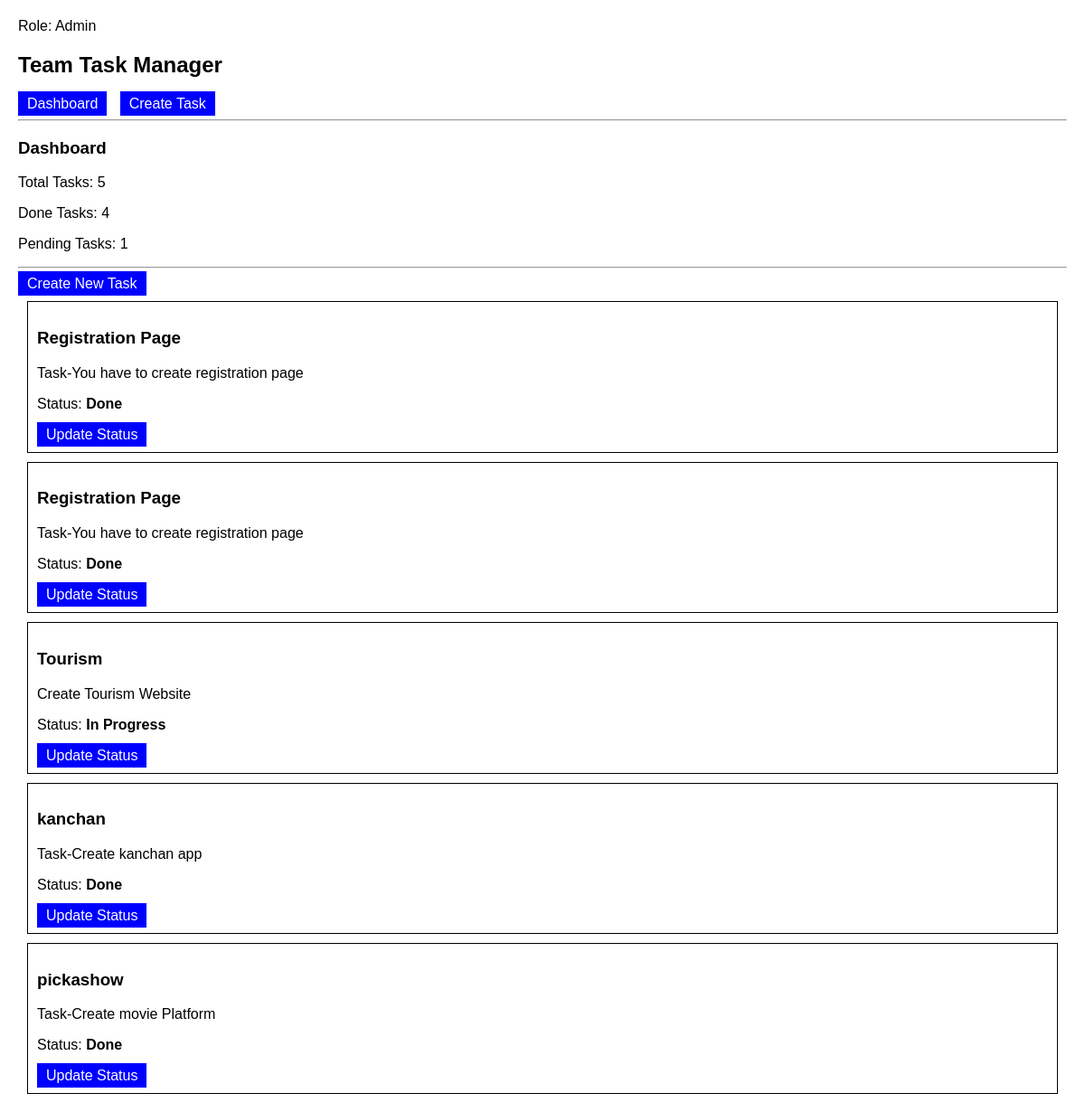
The app's page / (signed in), older data.
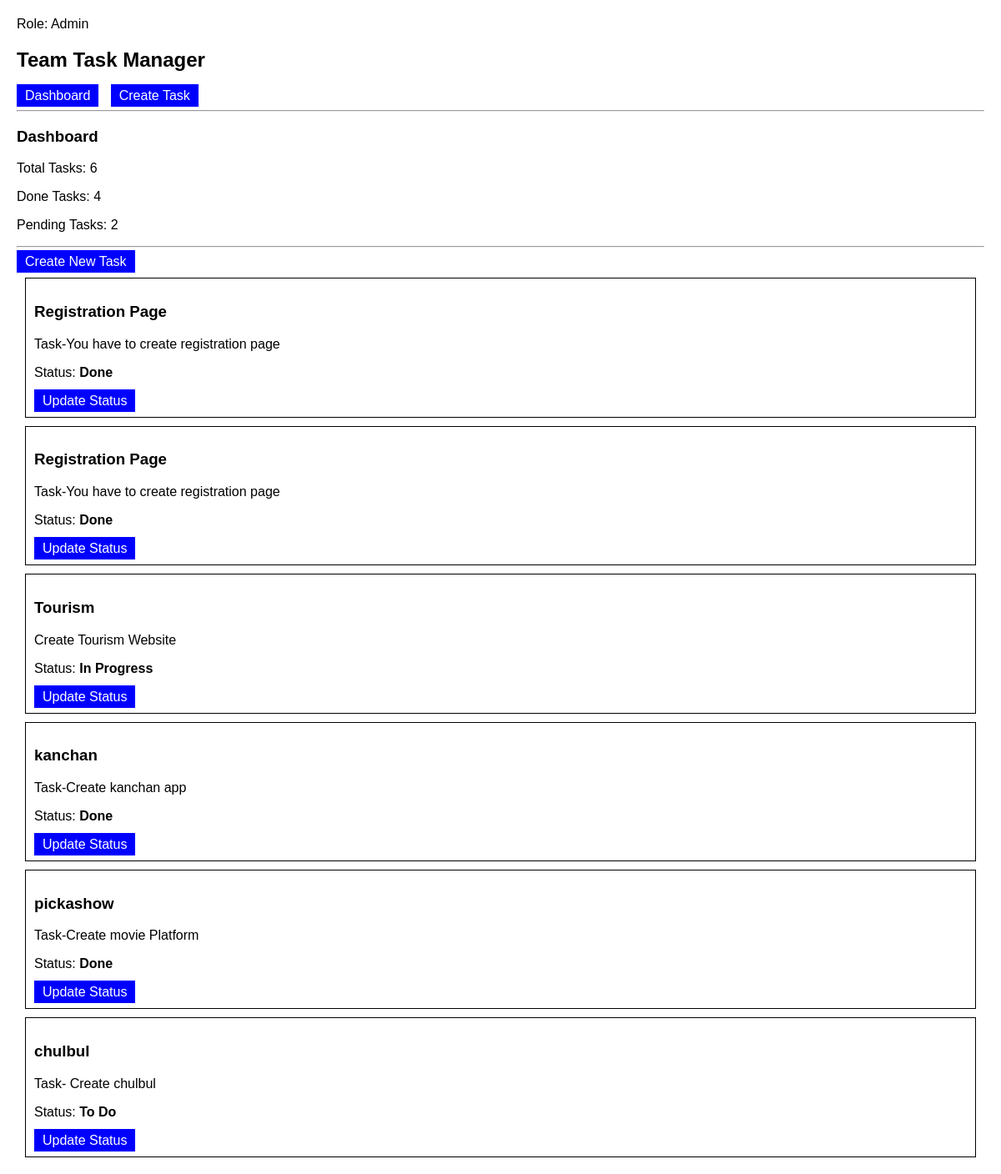
The same page, newer data.
### myapp/models.py (models this page shows, shortened)
class Task(models.Model):
    STATUS_CHOICES = [
        ('To Do', 'To Do'),
        ('In Progress', 'In Progress'),
        ('Done', 'Done'),
    ]
    title = models.CharField(max_length=100)
    description = models.TextField()
    status = models.CharField(max_length=20, choices=STATUS_CHOICES, default='To Do')
    project = models.ForeignKey(Project, on_delete=models.CASCADE)
    assigned_to = models.ForeignKey(User, on_delete=models.CASCADE)

### myapp/views.py (the view)
# urls.py: path('', views.dashboard, name='dashboard'),
@login_required
def dashboard(request):
    if request.user.is_superuser:
        tasks = Task.objects.all()
    else:
        tasks = Task.objects.filter(assigned_to=request.user)
    total_tasks = tasks.count()
    done_tasks = tasks.filter(status__iexact='Done').count()
    pending_tasks = tasks.exclude(status__iexact='Done').count()
    context = {
        'tasks': tasks,
        'total_tasks': total_tasks,
        'done_tasks': done_tasks,
        'pending_tasks': pending_tasks,
    }
    return render(request, 'dashboard.html', context)

### taskmanager/templates/dashboard.html
{% extends 'base.html' %}
{% block content %}
<h3>Dashboard</h3>
<p>Total Tasks: {{ total_tasks }}</p>
<p>Done Tasks: {{ done_tasks }}</p>
<p>Pending Tasks: {{ pending_tasks }}</p>
<hr>
<a href="/create-task/">Create New Task</a>
{% for task in tasks %}
    <div style="border:1px solid black; margin:10px; padding:10px;">
        <h3>{{ task.title }}</h3>
        <p>{{ task.description }}</p>
        <p>Status: <b>{{ task.status }}</b></p>
        <a href="/update-status/{{task.id}}/">Update Status</a>
    </div>
{% endfor %}
{% endblock %}

### taskmanager/templates/base.html (shortened to what this page needs)
<!DOCTYPE html>
<html>
<head>
</head>
<body>
<p>Role:
{% if user.is_superuser %}
    Admin
{% else %}
    Member
{% endif %}
</p>
<h2>Team Task Manager</h2>
<a href="/">Dashboard</a>
<a href="/create-task/">Create Task</a>
<hr>
{% block content %}
{% endblock %}
</body>
</html>

### taskmanager/templates/base.html (style rules this page uses)
body { font-family: Arial; margin: 20px; }
a { padding: 5px 10px; background: blue; color: white; text-decoration: none; margin-right: 10px; }

Row changes from the older to the newer data that the page shows:
added Task: title "chulbul", description "Task- Create chulbul", status "To Do"
Text that changed along with them:
{{ total_tasks }}: "5" → "6"
{{ pending_tasks }}: "1" → "2"
